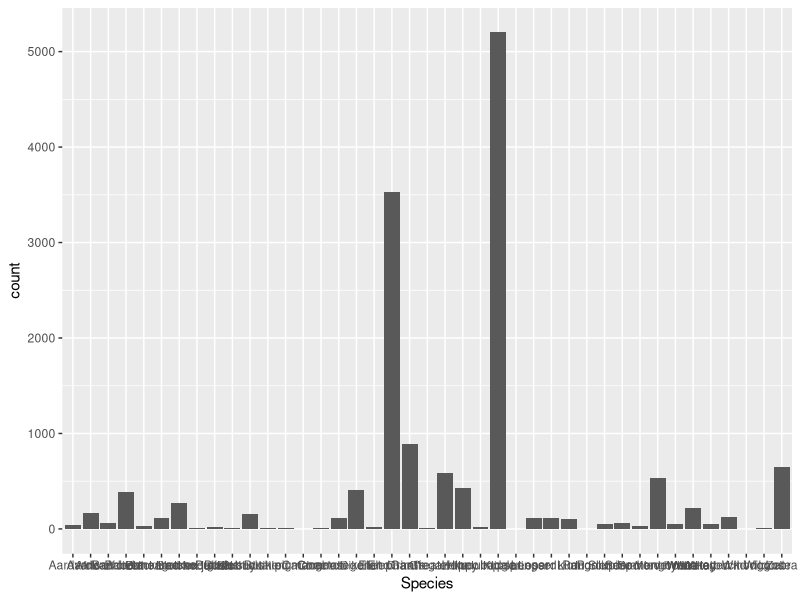
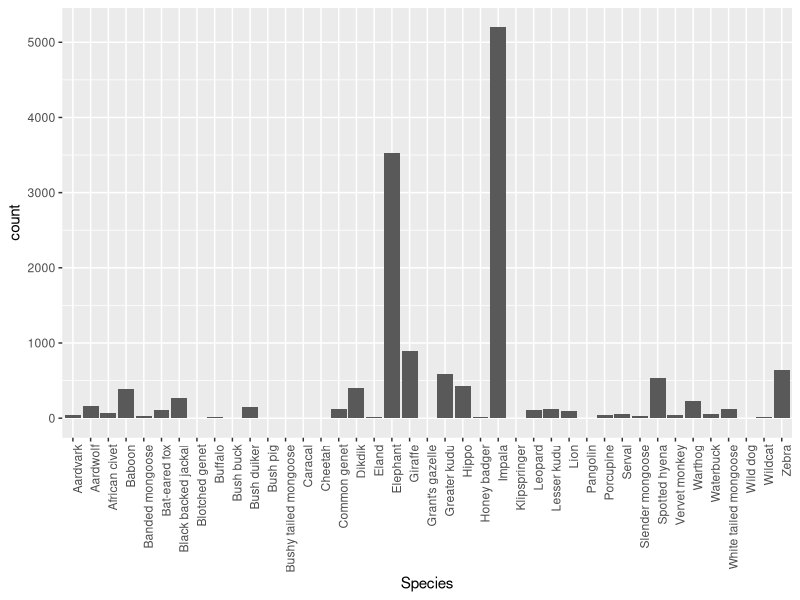
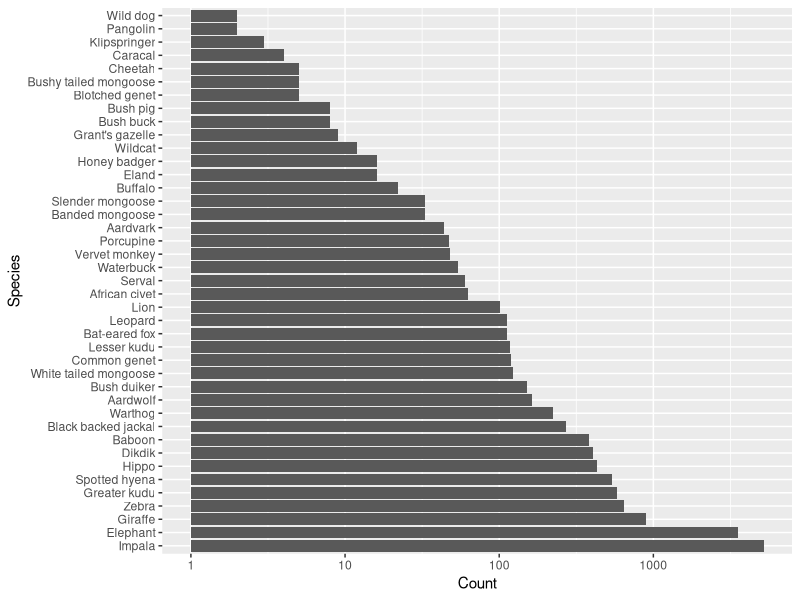

Reproduce these figures in R, in order.
# Lab 12

#---- Prep Work ----

# set working directory
setwd("~/Documents/Courses/EBIO4420/compBioLabsAndHW/Labs/Lab12")

# load Cusack et al data (note: I copied the CSV from Lab09, so the missing line ending is fixed, probably)
CusackRaw <- read.csv(file = "Cusack_et_al_random_versus_trail_camera_trap_data_Ruaha_2013_14.csv", stringsAsFactors = F)

# load packages
library("ggplot2")
library("dplyr")

#---- Problem 1 ----

# plot the data in bar graph form-factor using ggplot
ggplot(data = CusackRaw) +
    geom_bar(mapping = aes(x = Species)) # add stat = "identity" AFTER the aes() to tell geom_bar not to use it's own count

#---- Problem 2 ----

# again, but turn the axis labels to be readable
ggplot(data = CusackRaw) +
    geom_bar(mapping = aes(x = Species)) +
    theme(axis.text.x = element_text(angle = 90, hjust = 1))

#---- Problem 3 ----

# cross tabulate
SpeciesTab <- with(CusackRaw, table(Species))
# convert to data frame
SpeciesTab <- as.data.frame(SpeciesTab, stringsAsFactors=F)

# Change orientation, sort, and scale logarithmically
ggplot(data = SpeciesTab) +
    geom_bar(mapping = aes(y = Freq, x = reorder(Species, -Freq)), stat = "identity") + 
    coord_flip() +
    scale_y_log10() +
    labs(x = "Species", y = "Count")
